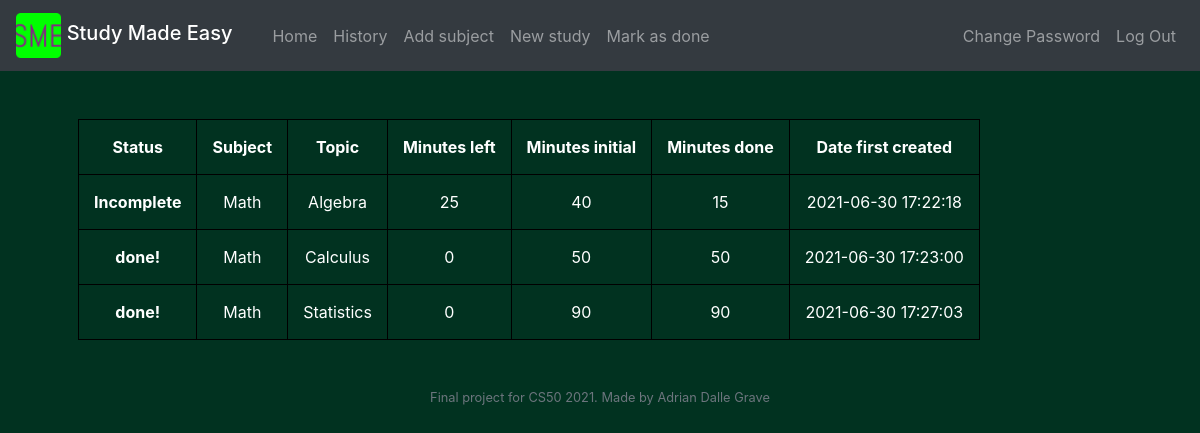
The app's page /history (signed in) with its own data.
### tables this page shows
CREATE TABLE 'topics' ('id' integer PRIMARY KEY NOT NULL, 'subject' text NOT NULL, 'topic' text NOT NULL, 'minleft' integer NOT NULL, 'mininitial' integer NOT NULL, 'mindone' integer NOT NULL, 'date' date NOT NULL, 'username'  text NOT NULL  );

### application.py (the view)
@app.route("/history")
@login_required
def history():
    username = db.execute("SELECT username FROM users WHERE id = ?", session["user_id"])[0]['username']
    things = db.execute("SELECT subject, topic, minleft, mininitial, mindone, date FROM topics WHERE username = ?", username)
    return render_template("history.html", things=things)

### application.py (called while the page is built)
@app.after_request
def after_request(response):
    response.headers["Cache-Control"] = "no-cache, no-store, must-revalidate"
    response.headers["Expires"] = 0
    response.headers["Pragma"] = "no-cache"
    return response

### helpers.py (called while the page is built)
def login_required(f):
    @wraps(f)
    def decorated_function(*args, **kwargs):
        if session.get("user_id") is None:
            return redirect("/login")
        return f(*args, **kwargs)
    return decorated_function

### templates/history.html (shortened to what this page needs)
{% extends "layout.html" %}
{% block main %}
   <table>
      <thead>
        <tr>
            <th scope="col"> Status </th>
            <th scope="col"> Subject </th>
            <th scope="col"> Topic </th>
            <th scope="col"> Minutes left </th>
            <th scope="col"> Minutes initial </th>
            <th scope="col"> Minutes done </th>
            <th scope="col"> Date first created </th>
        </tr>
      </thead>
      <tbody>
        {% for thing in things %}
        <tr>
          <th scope="row">
              {{ "Incomplete" if thing["minleft"] > 0 else "done!" }}
          </th>
          <td>  {{ thing["subject"] }}  </td>
          <td>  {{ thing["topic"] }}  </td>
          <td>  {{ thing["minleft"] }}  </td>
          <td>  {{ thing["mininitial"] }}  </td>
          <td>  {{ thing["mindone"] }}  </td>
          <td>  {{ thing["date"] }}  </td>
        </tr>
        {% endfor %}
      </body>
{% endblock %}

### static/styles.css (style rules this page uses)
body { background-color:#013220; }
table, th, td { border: 1px solid black; padding: 15px; }

### records on screen
topics: minleft "Incomplete", subject "Math", topic "Algebra", minleft "25", mininitial "40", mindone "15", date "2021-06-30 17:22:18"
topics: minleft "done!", subject "Math", topic "Calculus", minleft "0", mininitial "50", mindone "50", date "2021-06-30 17:23:00"
topics: minleft "done!", subject "Math", topic "Statistics", minleft "0", mininitial "90", mindone "90", date "2021-06-30 17:27:03"
